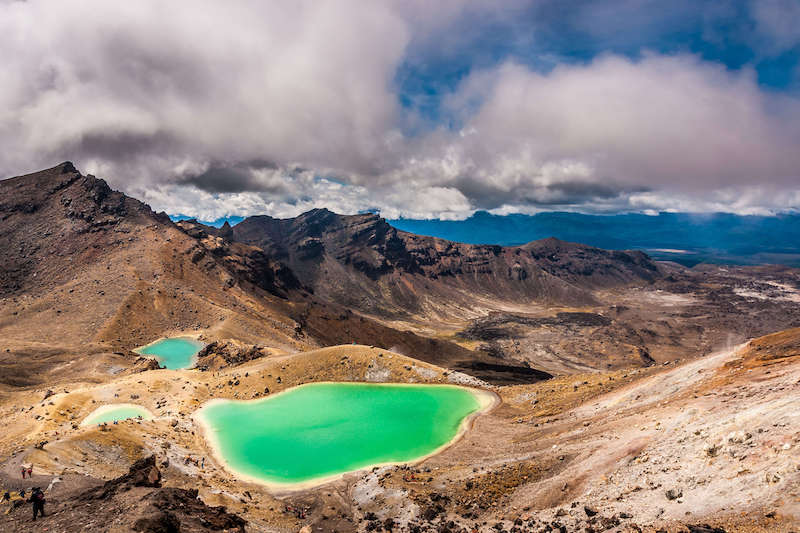
#> input picture Emerald_Lakes_New_Zealand_small.jpg, 800 x 533 px, given in place of the camera
$ python module-4-demo-edge-detection.py
#> lines starting #> are read from the running program, lines starting #| are printed output that depends on the picture; after the words box and inside, x2 and y2 are one past the last pixel; in counts of white or black regions, pixels touching at a corner belong together
#------------------------------------------------------------------------------
#
# Edge Detection Demo
#
# This script will detect prominent edges in the video stream of a connected
# camera. Execute the script from the command line prompt [$] as shown below:
#
#    ~/demos $ python module-4-demo-edge-detection.py
#
# A window should appear that shows the video feed from the camera that has been
# filtered to show the prominent edges.
#
# Developed by Big Vision LLC for Emerging Technologies Institute (ETI).
#------------------------------------------------------------------------------

# Import libraries.
import argparse
import cv2

# Set font scale and thickness for STEM-Kit resolution.
font_scale = .8
font_thickness = 2

parser = argparse.ArgumentParser()
parser.add_argument('--scale', '-sc', type=float, default=.75, help='Scale factor used to resize input video frames.')
args = parser.parse_args()

# Initialize videocapture object.
deviceId = 0
cap = cv2.VideoCapture(deviceId)

# Set the detector input size based on the video frame size.
frameWidth = int(cap.get(cv2.CAP_PROP_FRAME_WIDTH) * args.scale)
frameHeight = int(cap.get(cv2.CAP_PROP_FRAME_HEIGHT) * args.scale)

# Initialize QR detector.
qcd = cv2.QRCodeDetector()

move_window_flag = True

lower_threshold = 120
upper_threshold = 180

# Enter infinite loop to process an endless video stream from the connected camera.
while(True):

    # Read one frame at a time from the video camera.
    has_frame, frame = cap.read()
#> frame is the input picture: shape (533, 800, 3); mean B, G, R 127.3, 133.8, 140

    if has_frame:

        frame = cv2.resize(frame, (frameWidth, frameHeight))
#> frame: shape (399, 600, 3)

        # Convert the current frame to grayscale and decode any found QR codes.
        gray = cv2.cvtColor(frame, cv2.COLOR_BGR2GRAY)
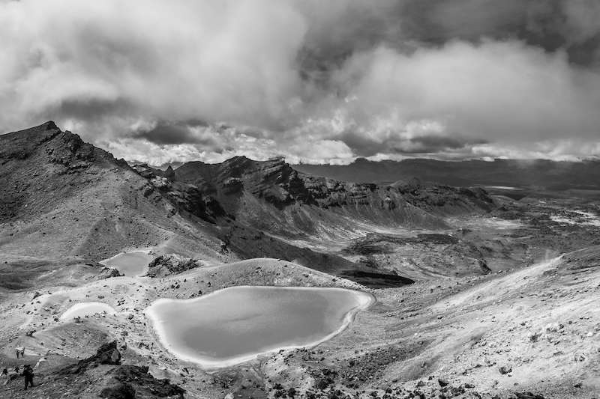
#> gray: shape (399, 600); min 0, max 253, mean 134.8

        gray = cv2.cvtColor(frame, cv2.COLOR_BGR2GRAY)
        edge_frame = cv2.Canny(gray, lower_threshold, upper_threshold)
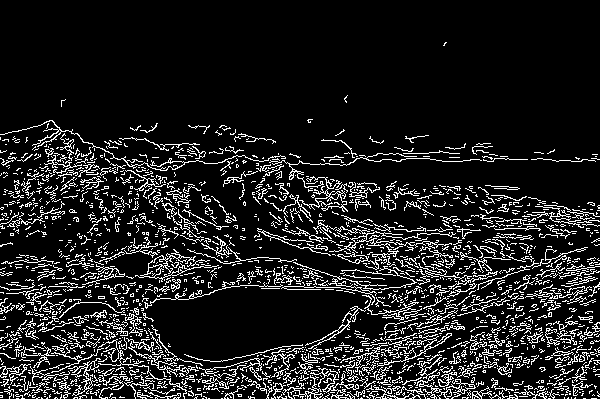
#> edge_frame: shape (399, 600); 12.5% white in thin lines or dots, all inside (x1, y1, x2, y2) = (0, 42, 600, 399)

        # Display annotated frame in window.
        cv2.imshow('Live', edge_frame)

        if move_window_flag:
            cv2.moveWindow('Live', 170, 20)
            move_window_flag = False

        key = cv2.waitKey(1)
#> (key Q is pressed here)
        # Quit program when `q` or the `esc` key is selected.
        if key == ord('Q') or key == ord('q') or key == 27:
            break

# Release video object and destroy windows.
cap.release()
cv2.destroyAllWindows()
